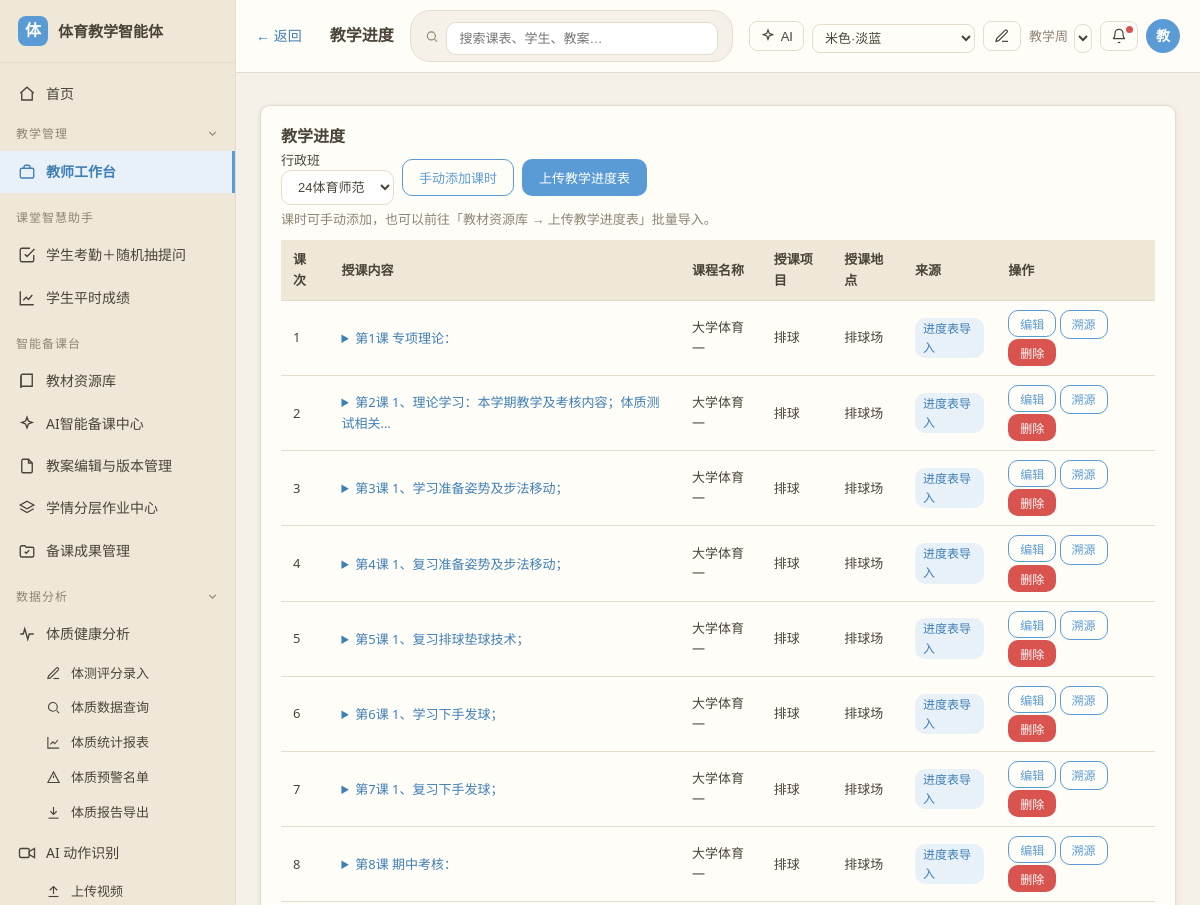
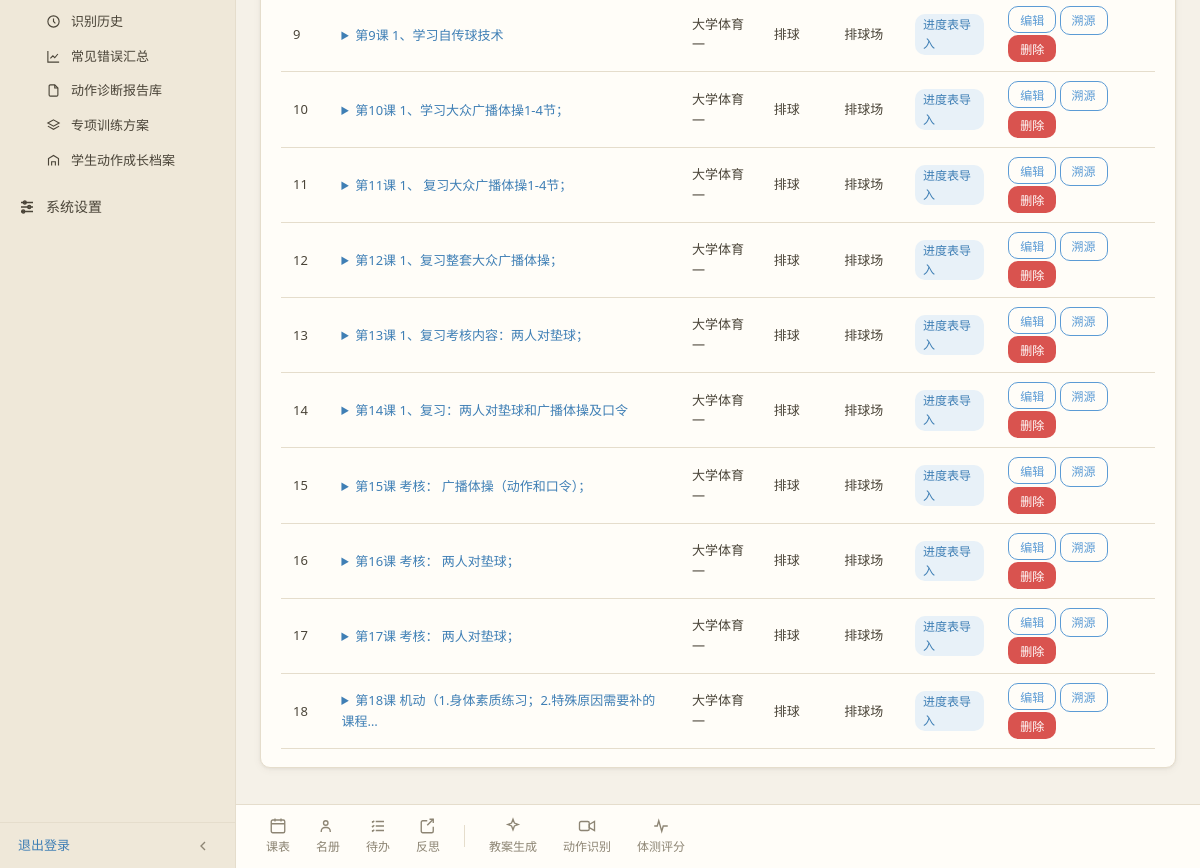
The app's page /workbench/progress (signed in) with its own data (2 pictures, top to bottom).
### models.py (models this page shows)
class ClassPeriod(db.Model):
    __tablename__ = 'class_periods'
    id = db.Column(db.Integer, primary_key=True)
    class_id = db.Column(db.Integer, db.ForeignKey('classes.id'), nullable=False)
    order_no = db.Column(db.Integer, default=0)          # 课次（数字，排序依据）
    name = db.Column(db.String(200), nullable=False)     # 课时名称（短标题，供分层下拉展示）
    content = db.Column(db.Text)                          # 授课内容（长文本）
    week = db.Column(db.String(20))                       # 星期
    section = db.Column(db.String(40))                    # 节次
    hours = db.Column(db.String(20))                      # 本次学时
    homework = db.Column(db.Text)                         # 作业
    course_name = db.Column(db.String(40))                # 课程名称
    sport_item = db.Column(db.String(40))                 # 授课项目
    location = db.Column(db.String(120))                  # 授课地点
    note = db.Column(db.String(200))                      # 备注
    source_file_id = db.Column(db.Integer)                # 源文件ID（关联资源库 resources.id）
    source_type = db.Column(db.String(20), default='manual')  # manual / schedule_import
    created_at = db.Column(db.DateTime, default=datetime.utcnow)

### routes/workbench.py (the view)
@workbench_bp.route('/progress')
@login_required
def progress():
    classes = _all_classes()
    pclass_id = request.args.get('pclass_id', type=int)
    if pclass_id is None and classes:
        pclass_id = classes[0].id
    period_class = db.session.get(SchoolClass, pclass_id) if pclass_id else None
    periods = (ClassPeriod.query.filter_by(class_id=pclass_id)
               .order_by(ClassPeriod.order_no, ClassPeriod.id).all()) if pclass_id else []
    source_map = {}
    source_ids = [p.source_file_id for p in periods if p.source_file_id]
    if source_ids:
        for r in Resource.query.filter(Resource.id.in_(source_ids)).all():
            source_map[r.id] = r
    periods_data = {p.id: {
        'order_no': p.order_no, 'content': p.content or p.name, 'week': p.week or '',
        'section': p.section or '', 'hours': p.hours or '', 'homework': p.homework or '',
        'course_name': p.course_name or '', 'sport_item': p.sport_item or '',
        'location': p.location or '', 'note': p.note or '',
    } for p in periods}
    return render_template('workbench/progress.html', active='workbench',
                           classes=classes, period_class=period_class, periods=periods,
                           pclass_id=pclass_id, source_map=source_map,
                           project_items=PROJECT_ITEMS, sport_venues=SPORT_VENUES,
                           course_names=COURSE_NAMES, periods_data=periods_data)

### templates/workbench/progress.html (shortened to what this page needs)
{% extends 'base.html' %}
{% block page_back %}
<a class="back-btn" href="{{ url_for('workbench.index') }}">← 返回</a>
{% endblock %}
{% block page_title %}教学进度{% endblock %}
{% block content %}
<div class="card">
  <div class="toolbar">
    <h2 style="margin:0">教学进度</h2>
    <div class="form-inline">
      <label style="margin:0">行政班
        <select onchange="location.href='{{ url_for('workbench.progress') }}?pclass_id='+this.value" style="width:auto;margin-top:0">
          {% for c in classes %}<option value="{{ c.id }}" {{ 'selected' if period_class and c.id == period_class.id }}>{{ c.name }}</option>{% endfor %}
        </select>
      </label>
      <button type="button" class="btn btn-outline" onclick="openPeriodAddModal()">手动添加课时</button>
      <button type="button" class="btn btn-primary" onclick="openImportModal()">上传教学进度表</button>
    </div>
  </div>
  {% if classes %}
  <p class="muted" style="margin:4px 0 10px">课时可手动添加，也可以前往「教材资源库 → 上传教学进度表」批量导入。</p>
  {% if periods %}
  <table>
    <thead><tr><th>课次</th><th>授课内容</th><th>课程名称</th><th>授课项目</th><th>授课地点</th><th>来源</th><th>操作</th></tr></thead>
    <tbody>
      {% for p in periods %}
      <tr>
        <td>{{ p.order_no if p.order_no is not none else '—' }}</td>
        <td>
          <details>
            <summary>{{ p.name }}</summary>
          </details>
        </td>
        <td>{{ p.course_name or '—' }}</td>
        <td>{{ p.sport_item or '—' }}</td>
        <td>{{ p.location or '—' }}</td>
        <td>
          {% if p.source_type == 'schedule_import' %}<span class="tag info">进度表导入</span>{% else %}<span class="tag success">手动添加</span>{% endif %}
        </td>
        <td>
          <button type="button" class="btn btn-outline btn-sm" data-id="{{ p.id }}" onclick="openPeriodModal(this)">编辑</button>
          {% if p.source_file_id %}
            {% if source_map.get(p.source_file_id) %}
            <a class="btn btn-outline btn-sm" href="{{ source_map[p.source_file_id].file_path }}" target="_blank" title="查看原始上传文档">溯源</a>
            {% else %}
            <button type="button" class="btn btn-outline btn-sm" disabled title="源文件已删除">溯源</button>
            {% endif %}
          {% endif %}
          <form method="post" action="{{ url_for('workbench.period_delete', pid=p.id) }}" style="display:inline" onsubmit="return confirm('确定删除该课时吗？历史分层数据将归档保留。')">
            <button type="submit" class="btn btn-danger btn-sm">删除</button>
          </form>
        </td>
      </tr>
      {% endfor %}
    </tbody>
  </table>
  {% else %}
  <p class="muted">该班级尚未配置课时，可点击上方「手动添加课时」或「上传教学进度表」批量导入。未配置课时将无法进行学情分层。</p>
  {% endif %}
  {% else %}
  <p class="muted">请先到「学生名册 → 班级管理」新建班级，再维护教学进度。</p>
  {% endif %}
</div>
{% endblock %}

### records on screen
ClassPeriod: order_no "1", name "第1课 专项理论：", course_name "大学体育一", sport_item "排球", location "排球场", source_type "进度表导入"
ClassPeriod: order_no "2", name "第2课 1、理论学习：本学期教学及考核内容；体质测试相关…", course_name "大学体育一", sport_item "排球", location "排球场", source_type "进度表导入"
ClassPeriod: order_no "3", name "第3课 1、学习准备姿势及步法移动；", course_name "大学体育一", sport_item "排球", location "排球场", source_type "进度表导入"
ClassPeriod: order_no "4", name "第4课 1、复习准备姿势及步法移动；", course_name "大学体育一", sport_item "排球", location "排球场", source_type "进度表导入"
ClassPeriod: order_no "5", name "第5课 1、复习排球垫球技术；", course_name "大学体育一", sport_item "排球", location "排球场", source_type "进度表导入"
ClassPeriod: order_no "6", name "第6课 1、学习下手发球；", course_name "大学体育一", sport_item "排球", location "排球场", source_type "进度表导入"
ClassPeriod: order_no "7", name "第7课 1、复习下手发球；", course_name "大学体育一", sport_item "排球", location "排球场", source_type "进度表导入"
ClassPeriod: order_no "8", name "第8课 期中考核：", course_name "大学体育一", sport_item "排球", location "排球场", source_type "进度表导入"
ClassPeriod: order_no "9", name "第9课 1、学习自传球技术", course_name "大学体育一", sport_item "排球", location "排球场", source_type "进度表导入"
ClassPeriod: order_no "10", name "第10课 1、学习大众广播体操1-4节；", course_name "大学体育一", sport_item "排球", location "排球场", source_type "进度表导入"
ClassPeriod: order_no "11", name "第11课 1、 复习大众广播体操1-4节；", course_name "大学体育一", sport_item "排球", location "排球场", source_type "进度表导入"
ClassPeriod: order_no "12", name "第12课 1、复习整套大众广播体操；", course_name "大学体育一", sport_item "排球", location "排球场", source_type "进度表导入"
ClassPeriod: order_no "13", name "第13课 1、复习考核内容：两人对垫球；", course_name "大学体育一", sport_item "排球", location "排球场", source_type "进度表导入"
ClassPeriod: order_no "14", name "第14课 1、复习：两人对垫球和广播体操及口令", course_name "大学体育一", sport_item "排球", location "排球场", source_type "进度表导入"
ClassPeriod: order_no "15", name "第15课 考核： 广播体操（动作和口令）；", course_name "大学体育一", sport_item "排球", location "排球场", source_type "进度表导入"
ClassPeriod: order_no "16", name "第16课 考核： 两人对垫球；", course_name "大学体育一", sport_item "排球", location "排球场", source_type "进度表导入"
ClassPeriod: order_no "17", name "第17课 考核： 两人对垫球；", course_name "大学体育一", sport_item "排球", location "排球场", source_type "进度表导入"
ClassPeriod: order_no "18", name "第18课 机动（1.身体素质练习；2.特殊原因需要补的课程…", course_name "大学体育一", sport_item "排球", location "排球场", source_type "进度表导入"

### other values on screen
{{ user_initial }} "教"
form field value "24体育师范"
